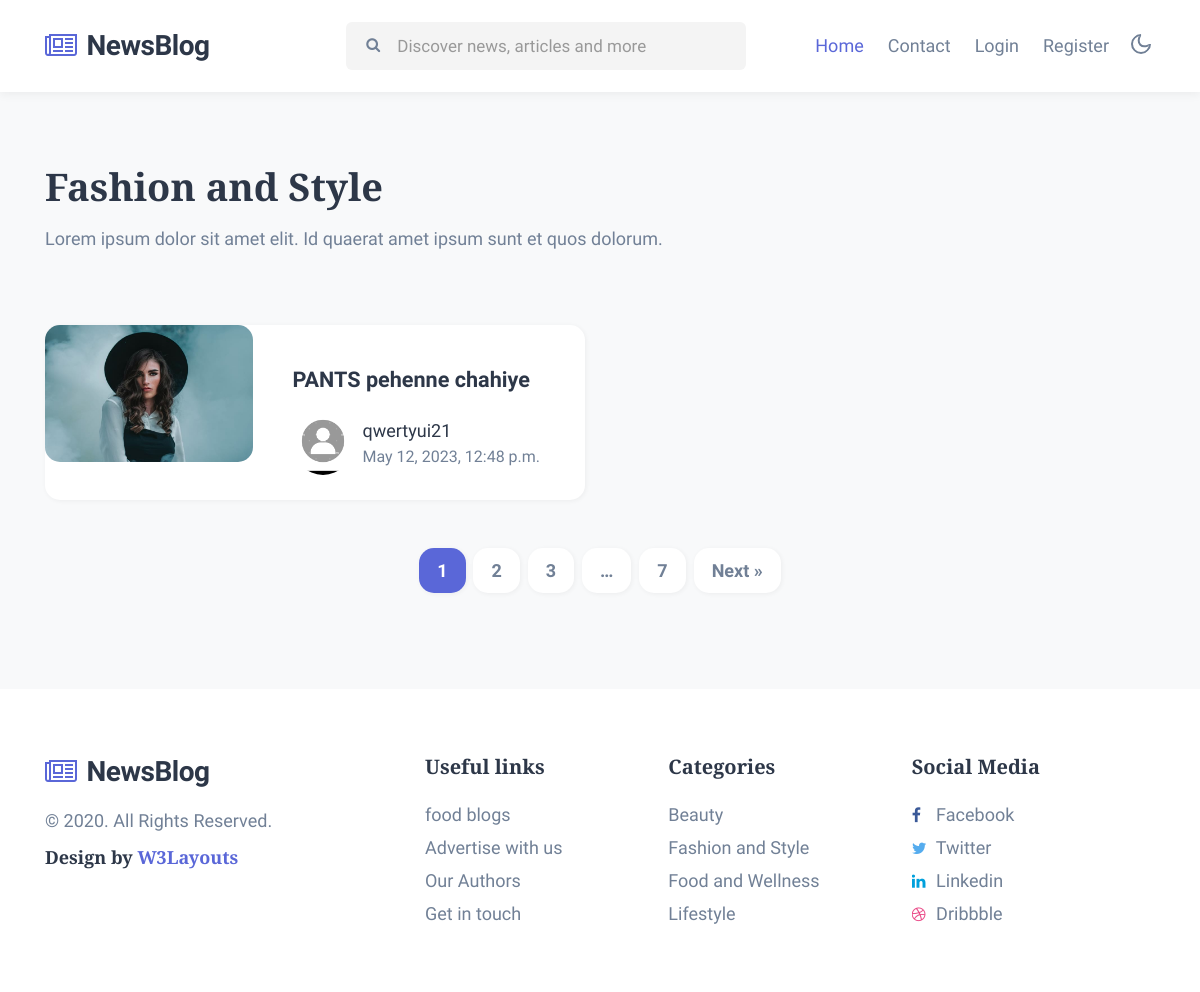
The app's page /fashion/, older data.
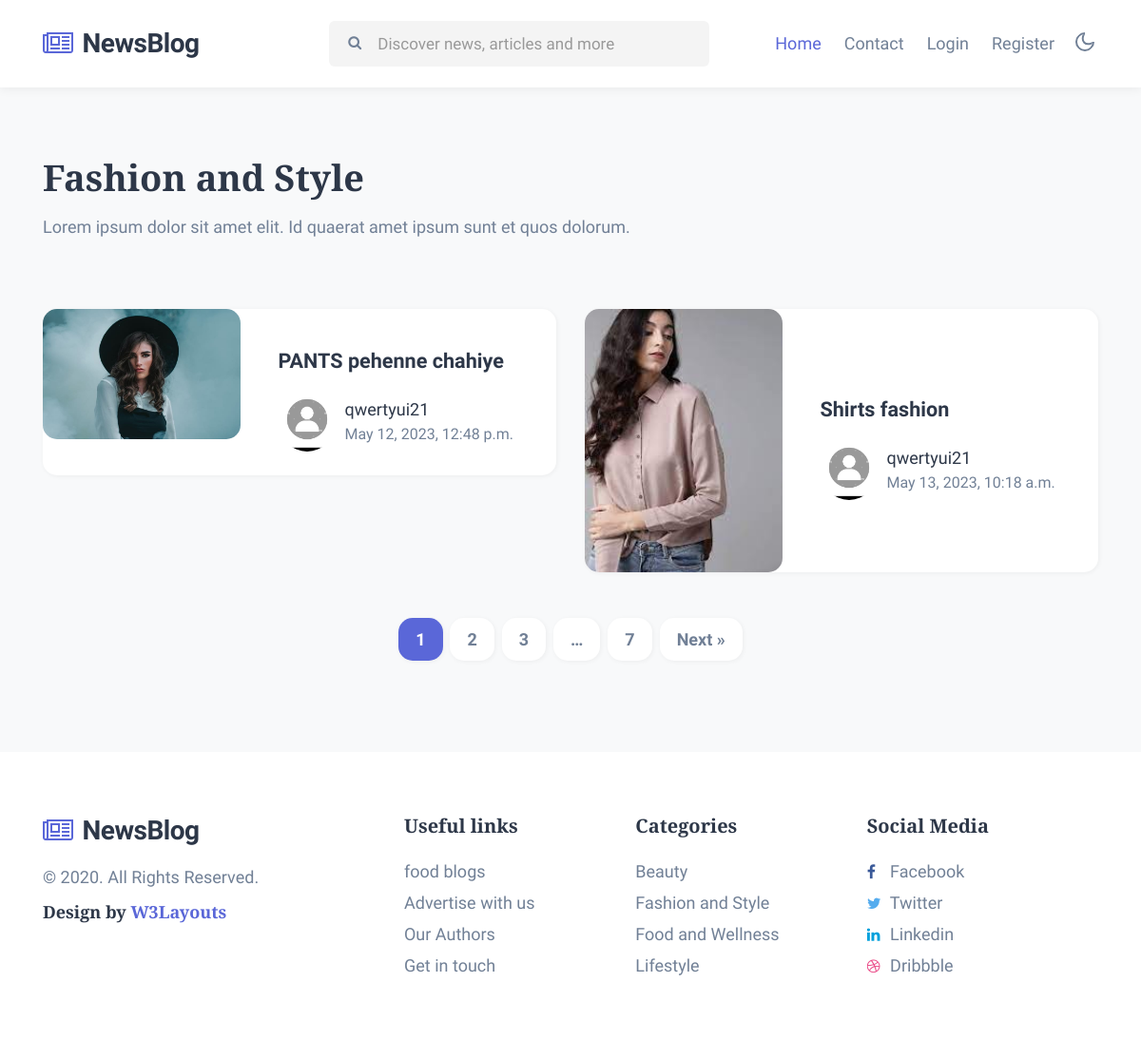
The same page, newer data.
### blogapp/models.py (models this page shows, shortened)
class Blog(models.Model):
    c1 = [('food', 'food'),
          ('lifestyle', 'lifestyle'),
          ('fashion', 'fashion'),
          ('beauty', 'beauty')]
    title = models.CharField(max_length=150)
    des = models.TextField()
    pic = models.FileField(upload_to='blog_photos', default='sad.jpg')
    time = models.DateTimeField(auto_now=True)
    user = models.ForeignKey(User, on_delete= models.CASCADE)
    category = models.CharField(max_length=150, choices=c1)

class User(models.Model):
    v1 = [('Male', 'Male'),
          ('Female', 'Female'),
          ('Others', 'Others')]
    first_name = models.CharField(max_length=150)
    last_name = models.CharField(max_length=150)
    email = models.EmailField(unique=True)
    username = models.CharField(max_length=100, unique=True)
    password = models.CharField(max_length=100)
    gender = models.CharField(max_length=50, choices=v1)
    pic = models.FileField(upload_to='profile_pics', default='sad.png')

### blogapp/views.py (the view)
# urls.py: path('fashion/', fashion, name='fashion'),
def fashion(request):
    l1 = Blog.objects.filter(category = 'fashion')
    try:
        u1 = User.objects.get(email = request.session['email'])
        return render(request, 'fashion.html', {'userdata':u1, 'fashion_blogs': l1})
    except:
        return render(request, 'fashion.html', {'fashion_blogs': l1})

### blogapp/templates/fashion.html
{% extends 'base.html' %}
{% load static %}
{% block content %}
<div class="w3l-homeblock2 py-5">
    <div class="container pt-md-4 pb-md-5">
        <h3 class="category-title mb-3"> Fashion and Style</h3>
        <p class="mb-sm-5 mb-4 max-width">Lorem ipsum dolor sit amet elit. Id quaerat amet ipsum sunt et quos dolorum.</p>
        <div class="row">
            {% for i in fashion_blogs %}
            <div class="col-lg-6 mt-4">
                <div class="bg-clr-white hover-box">
                    <div class="row">
                        <div class="col-sm-5 position-relative">
                            <a href="#blog-single.html" class="image-mobile">
                                <img class="card-img-bottom d-block radius-image-full" src="{{i.pic.url}}" alt="Card image cap">
                            </a>
                        </div>
                        <div class="col-sm-7 card-body blog-details align-self">
                            <a href="{% url 'single_blog' i.id %}" class="blog-desc">{{i.title}}
                            </a>
                            <div class="author align-items-center">
                                <img src="{{i.user.pic.url}}" alt="" class="img-fluid rounded-circle">
                                <ul class="blog-meta">
                                    <li>
                                        <a href="author.html">{{i.user.username}}</a>
                                    </li>
                                    <li class="meta-item blog-lesson">
                                        <span class="meta-value">{{i.time}}</span>
                                    </li>
                                </ul>
                            </div>
                        </div>
                    </div>
                </div>
            </div>
            {% endfor %}
        </div>
        <ul class="site-pagination text-center mt-md-5 mt-4">
            <li><span aria-current="page" class="page-numbers current">1</span></li>
            <li><a class="page-numbers" href="#page2">2</a></li>
            <li><a class="page-numbers" href="#page3">3</a></li>
            <li><span class="page-numbers dots">…</span></li>
            <li><a class="page-numbers" href="#page7">7</a></li>
            <li><a class="next page-numbers" href="#next">Next »</a></li>
        </ul>
    </div>
</div>
{% endblock %}

Row changes from the older to the newer data that the page shows:
added Blog: pic (picture), title "Shirts fashion", user.pic (picture), user.username "qwertyui21", time "May 13, 2023, 10:18 a.m."
